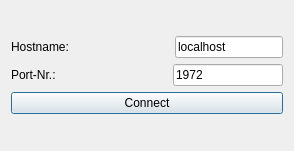
<?xml version="1.0" encoding="UTF-8"?>
<ui version="4.0">
    <class>ft_config_dialog</class>
    <widget class="QDialog" name="ft_config_dialog">
        <property name="windowModality">
            <enum>Qt::ApplicationModal</enum>
        </property>
        <property name="geometry">
            <rect>
                <x>0</x>
                <y>0</y>
                <width>294</width>
                <height>151</height>
            </rect>
        </property>
        <property name="minimumSize">
            <size>
                <width>146</width>
                <height>109</height>
            </size>
        </property>
        <property name="maximumSize">
            <size>
                <width>294</width>
                <height>151</height>
            </size>
        </property>
        <property name="windowTitle">
            <string>FieldTrip Configuration - MIDIBrain</string>
        </property>
        <property name="modal">
            <bool>true</bool>
        </property>
        <layout class="QVBoxLayout" name="verticalLayout">
            <item>
                <spacer name="verticalSpacer">
                    <property name="orientation">
                        <enum>Qt::Vertical</enum>
                    </property>
                    <property name="sizeHint" stdset="0">
                        <size>
                            <width>20</width>
                            <height>40</height>
                        </size>
                    </property>
                </spacer>
            </item>
            <item>
                <layout class="QHBoxLayout" name="horizontalLayout">
                    <item>
                        <widget class="QLabel" name="label">
                            <property name="text">
                                <string>Hostname:</string>
                            </property>
                        </widget>
                    </item>
                    <item>
                        <spacer name="horizontalSpacer">
                            <property name="orientation">
                                <enum>Qt::Horizontal</enum>
                            </property>
                            <property name="sizeHint" stdset="0">
                                <size>
                                    <width>40</width>
                                    <height>20</height>
                                </size>
                            </property>
                        </spacer>
                    </item>
                    <item>
                        <widget class="QLineEdit" name="hostname_input">
                            <property name="inputMask">
                                <string/>
                            </property>
                            <property name="text">
                                <string>localhost</string>
                            </property>
                        </widget>
                    </item>
                </layout>
            </item>
            <item>
                <layout class="QHBoxLayout" name="horizontalLayout_2">
                    <item>
                        <widget class="QLabel" name="label_2">
                            <property name="text">
                                <string>Port-Nr.:</string>
                            </property>
                        </widget>
                    </item>
                    <item>
                        <spacer name="horizontalSpacer_2">
                            <property name="orientation">
                                <enum>Qt::Horizontal</enum>
                            </property>
                            <property name="sizeHint" stdset="0">
                                <size>
                                    <width>40</width>
                                    <height>20</height>
                                </size>
                            </property>
                        </spacer>
                    </item>
                    <item>
                        <widget class="QLineEdit" name="portnr_input">
                            <property name="inputMask">
                                <string>9999</string>
                            </property>
                            <property name="text">
                                <string>1972</string>
                            </property>
                        </widget>
                    </item>
                </layout>
            </item>
            <item>
                <widget class="QPushButton" name="connect_button">
                    <property name="text">
                        <string>Connect</string>
                    </property>
                </widget>
            </item>
            <item>
                <spacer name="verticalSpacer_2">
                    <property name="orientation">
                        <enum>Qt::Vertical</enum>
                    </property>
                    <property name="sizeHint" stdset="0">
                        <size>
                            <width>20</width>
                            <height>40</height>
                        </size>
                    </property>
                </spacer>
            </item>
        </layout>
    </widget>
    <resources/>
    <connections/>
</ui>
